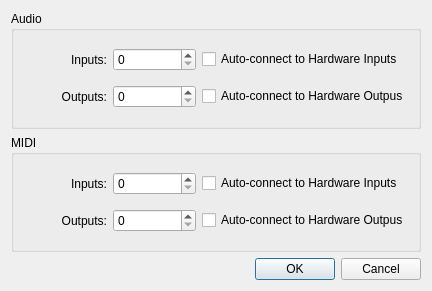
<?xml version="1.0" encoding="UTF-8"?>
<ui version="4.0">
 <class>Config</class>
 <widget class="QDialog" name="Config">
  <property name="geometry">
   <rect>
    <x>0</x>
    <y>0</y>
    <width>432</width>
    <height>291</height>
   </rect>
  </property>
  <property name="windowTitle">
   <string>XT2 Jack Configuration</string>
  </property>
  <layout class="QVBoxLayout" name="verticalLayout">
   <item>
    <widget class="QGroupBox" name="group_audio">
     <property name="title">
      <string>Audio</string>
     </property>
     <layout class="QGridLayout" name="gridLayout">
      <item row="0" column="0">
       <widget class="QLabel" name="label_ain">
        <property name="text">
         <string>Inputs:</string>
        </property>
        <property name="alignment">
         <set>Qt::AlignRight|Qt::AlignTrailing|Qt::AlignVCenter</set>
        </property>
       </widget>
      </item>
      <item row="0" column="1">
       <widget class="QSpinBox" name="sp_ain">
        <property name="maximum">
         <number>32</number>
        </property>
        <property name="singleStep">
         <number>2</number>
        </property>
       </widget>
      </item>
      <item row="0" column="2">
       <widget class="QCheckBox" name="ch_ain">
        <property name="text">
         <string>Auto-connect to Hardware Inputs</string>
        </property>
       </widget>
      </item>
      <item row="1" column="0">
       <widget class="QLabel" name="label_aout">
        <property name="text">
         <string>Outputs:</string>
        </property>
        <property name="alignment">
         <set>Qt::AlignRight|Qt::AlignTrailing|Qt::AlignVCenter</set>
        </property>
       </widget>
      </item>
      <item row="1" column="1">
       <widget class="QSpinBox" name="sp_aout">
        <property name="maximum">
         <number>32</number>
        </property>
        <property name="singleStep">
         <number>2</number>
        </property>
       </widget>
      </item>
      <item row="1" column="2">
       <widget class="QCheckBox" name="ch_aout">
        <property name="text">
         <string>Auto-connect to Hardware Outpus</string>
        </property>
       </widget>
      </item>
     </layout>
    </widget>
   </item>
   <item>
    <widget class="QGroupBox" name="group_midi">
     <property name="title">
      <string>MIDI</string>
     </property>
     <layout class="QGridLayout" name="gridLayout_2">
      <item row="0" column="0">
       <widget class="QLabel" name="label_min">
        <property name="text">
         <string>Inputs:</string>
        </property>
        <property name="alignment">
         <set>Qt::AlignRight|Qt::AlignTrailing|Qt::AlignVCenter</set>
        </property>
       </widget>
      </item>
      <item row="0" column="1">
       <widget class="QSpinBox" name="sp_min">
        <property name="maximum">
         <number>4</number>
        </property>
       </widget>
      </item>
      <item row="0" column="2">
       <widget class="QCheckBox" name="ch_min">
        <property name="text">
         <string>Auto-connect to Hardware Inputs</string>
        </property>
       </widget>
      </item>
      <item row="1" column="0">
       <widget class="QLabel" name="label_mout">
        <property name="text">
         <string>Outputs:</string>
        </property>
        <property name="alignment">
         <set>Qt::AlignRight|Qt::AlignTrailing|Qt::AlignVCenter</set>
        </property>
       </widget>
      </item>
      <item row="1" column="1">
       <widget class="QSpinBox" name="sp_mout">
        <property name="maximum">
         <number>4</number>
        </property>
       </widget>
      </item>
      <item row="1" column="2">
       <widget class="QCheckBox" name="ch_mout">
        <property name="text">
         <string>Auto-connect to Hardware Outpus</string>
        </property>
       </widget>
      </item>
     </layout>
    </widget>
   </item>
   <item>
    <widget class="QDialogButtonBox" name="buttonBox">
     <property name="orientation">
      <enum>Qt::Horizontal</enum>
     </property>
     <property name="standardButtons">
      <set>QDialogButtonBox::Cancel|QDialogButtonBox::Ok</set>
     </property>
    </widget>
   </item>
  </layout>
 </widget>
 <resources/>
 <connections>
  <connection>
   <sender>buttonBox</sender>
   <signal>accepted()</signal>
   <receiver>Config</receiver>
   <slot>accept()</slot>
   <hints>
    <hint type="sourcelabel">
     <x>248</x>
     <y>254</y>
    </hint>
    <hint type="destinationlabel">
     <x>157</x>
     <y>274</y>
    </hint>
   </hints>
  </connection>
  <connection>
   <sender>buttonBox</sender>
   <signal>rejected()</signal>
   <receiver>Config</receiver>
   <slot>reject()</slot>
   <hints>
    <hint type="sourcelabel">
     <x>316</x>
     <y>260</y>
    </hint>
    <hint type="destinationlabel">
     <x>286</x>
     <y>274</y>
    </hint>
   </hints>
  </connection>
 </connections>
</ui>
